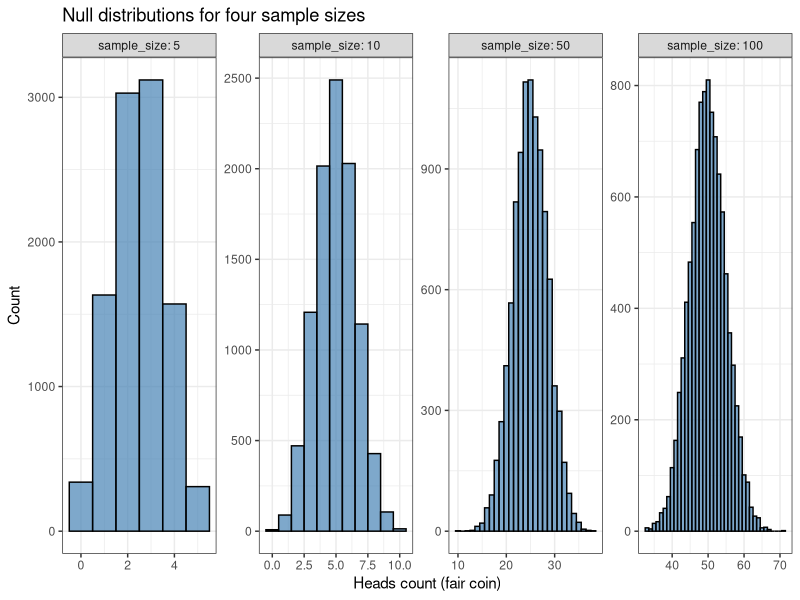
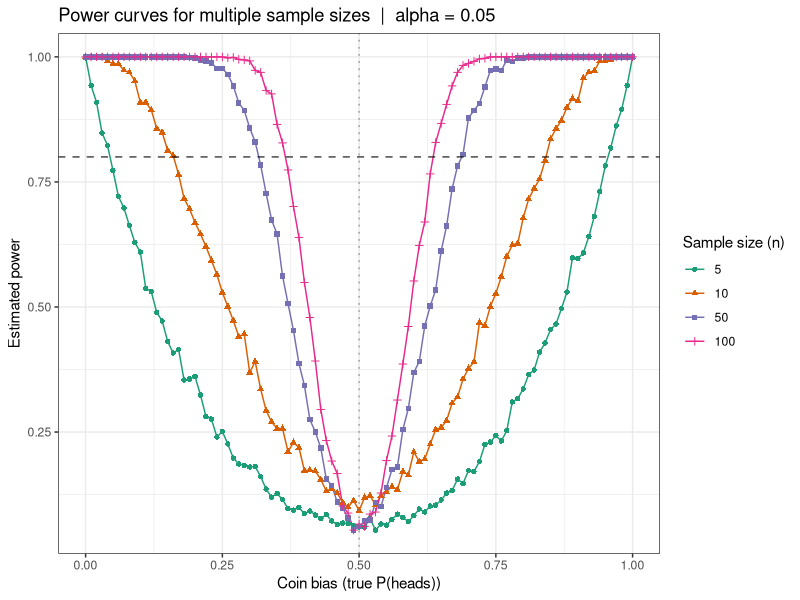

Generate these figures, in order, with R:
# ─────────────────────────────────────────────────────────────────────────────
# Assignment 04 — Homework: Generating Multiple Power Curves for Detecting
#                           Unfair Coins
#
# Work through this script on your own, add detailed comments at every step,
# and answer the questions at the end. Submit a PDF of your annotated script
# and answers via the course submission form.
# ─────────────────────────────────────────────────────────────────────────────


# ── Part 2: Generating Multiple Power Curves for Detecting Unfair Coins ───────

library(tidyverse)


# ── Parameters ───────────────────────────────────────────────────────────────

set.seed(42)

alpha            <- 0.05   # significance threshold
num_permutations <- 10000  # simulations per null distribution
num_experiments  <- 1000   # experiments per (bias, sample_size) combination

# Explore four different sample sizes
flips <- c(5, 10, 50, 100)

# [ Add your notes here. ]


# ── Step 1: Build a null distribution for each sample size ───────────────────

null_df <- map_dfr(flips, \(n) {
  tibble(
    sample_size    = n,
    fair_num_heads = rbinom(n = num_permutations, size = n, prob = 0.5)
  )
})

# [ Add your notes here. ]


# ── Step 2: Visualise the null distributions ─────────────────────────────────

null_df |>
  ggplot(aes(x = fair_num_heads)) +
  geom_histogram(binwidth = 1, fill = "steelblue",
                 colour = "black", alpha = 0.7) +
  facet_wrap(~ sample_size, nrow = 1, scales = "free",
             labeller = label_both) +
  labs(
    x     = "Heads count (fair coin)",
    y     = "Count",
    title = "Null distributions for four sample sizes"
  ) +
  theme_bw() +
  theme(legend.position = "none")

# Question 3:
# What are your observations on how the null distribution changes with sample
# size? Comment on both the centre and the spread.
#
# [ Write your answer here. ]


# ── Step 3: Compute power curves for each sample size ────────────────────────
#
# NOTE: This computation is intentionally written with explicit loops to make
# each step readable. It will take 1–3 minutes on a modern laptop.

biases <- seq(0, 1, by = 0.01)   # 101 bias values

power_results <- map_dfr(flips, \(n) {
  cat(n, "flips\n")

  # Retrieve the null distribution and compute its deviations from centre
  null_heads <- null_df |>
    filter(sample_size == n) |>
    pull(fair_num_heads)
  null_devs <- abs(null_heads - n / 2)   # how far each null sim deviated from n/2

  map_dfr(biases, \(b) {
    # Simulate all experiments for this (n, b) combination at once
    heads_all <- rbinom(n = num_experiments, size = n, prob = b)

    # Compute p-value for each experiment and check significance
    p_vals <- sapply(heads_all, \(h) mean(null_devs > abs(h - n / 2)))

    tibble(
      sample_size     = n,
      effect_size     = b,
      estimated_power = mean(p_vals < alpha)
    )
  })
})

# [ Add your notes here. ]


# ── Step 4: Visualise multiple power curves ───────────────────────────────────

power_results |>
  mutate(sample_size = factor(sample_size)) |>
  ggplot(aes(x     = effect_size,
             y     = estimated_power,
             colour = sample_size,
             shape  = sample_size)) +
  geom_line()  +
  geom_point(size = 1.5) +
  geom_hline(yintercept = 0.80, colour = "black",
             linetype = "dashed", linewidth = 0.6, alpha = 0.6) +
  geom_vline(xintercept = 0.50, colour = "grey50",
             linetype = "dotted", linewidth = 0.6, alpha = 0.6) +
  scale_colour_brewer(palette = "Dark2", name = "Sample size (n)") +
  scale_shape_discrete(name = "Sample size (n)") +
  labs(
    x     = "Coin bias (true P(heads))",
    y     = "Estimated power",
    title = sprintf("Power curves for multiple sample sizes  |  alpha = %.2f", alpha)
  ) +
  theme_bw()

# [ Add your notes here. ]


# Question 4:
# What are your interpretations of these curves? Write your thoughts in terms
# of the dependence of power on both effect size (coin bias) and sample size
# (number of flips).
#
# [ Write your answer here. ]


# Question 5:
# A national sports organisation wants to design an experiment to detect
# biased coins used in pre-game tosses. How would you use the power curves
# above to help them design the experiment? What questions would you need to
# ask before you could give a specific sample-size recommendation?
#
# [ Write your answer here. ]


# Question 6:
# If you make a specific sample-size recommendation, write down what you
# will tell the organisation about error rates (false-positive rate and
# false-negative rate).
#
# [ Write your answer here. ]


# Question 7:
# Which parts of your reasoning and recommendations change if the organisation
# says it cannot tolerate more than 1 biased coin for every 100 coins it uses?
# (Hint: this corresponds to changing alpha from 0.05 to 0.01.)
#
# [ Write your answer here. ]
